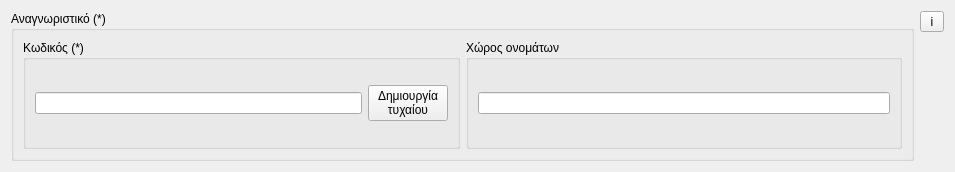
                   <widget class="QWidget" name="scrollAreaWidgetContents_2_2">
                    <property name="geometry">
                     <rect>
                      <x>0</x>
                      <y>0</y>
                      <width>955</width>
                      <height>172</height>
                     </rect>
                    </property>
                    <layout class="QGridLayout" name="gridLayout_37">
                     <item row="0" column="2">
                      <widget class="QToolButton" name="toolButton_2_4">
                       <property name="text">
                        <string> i </string>
                       </property>
                       <property name="icon">
                        <iconset resource=".qgis2/python/plugins/TATM_Metadata_editor/resources.qrc">
                         <normaloff>:/plugins/Metadata_editor/icons/info.png</normaloff>:/plugins/Metadata_editor/icons/info.png</iconset>
                       </property>
                      </widget>
                     </item>
                     <item row="0" column="0" rowspan="2">
                      <widget class="QGroupBox" name="groupBox_2_7">
                       <property name="title">
                        <string>Αναγνωριστικό (*)</string>
                       </property>
                       <layout class="QGridLayout" name="gridLayout_34">
                        <item row="0" column="1">
                         <widget class="QGroupBox" name="groupBox_2_10">
                          <property name="title">
                           <string>Xώρος ονομάτων</string>
                          </property>
                          <layout class="QGridLayout" name="gridLayout_36">
                           <item row="0" column="0">
                            <widget class="QLineEdit" name="lineEdit_2_2"/>
                           </item>
                          </layout>
                         </widget>
                        </item>
                        <item row="0" column="0">
                         <widget class="QGroupBox" name="groupBox_2_9">
                          <property name="title">
                           <string>Kωδικός (*)</string>
                          </property>
                          <layout class="QGridLayout" name="gridLayout_35">
                           <item row="0" column="0">
                            <widget class="QLineEdit" name="lineEdit_2_3"/>
                           </item>
                           <item row="0" column="1">
                            <widget class="QPushButton" name="pushButton_2_random">
                             <property name="text">
                              <string>Δημιουργία
τυχαίου</string>
                             </property>
                            </widget>
                           </item>
                          </layout>
                         </widget>
                        </item>
                       </layout>
                      </widget>
                     </item>
                    </layout>
                    <zorder>groupBox_2_7</zorder>
                    <zorder>toolButton_2_4</zorder>
                   </widget>
